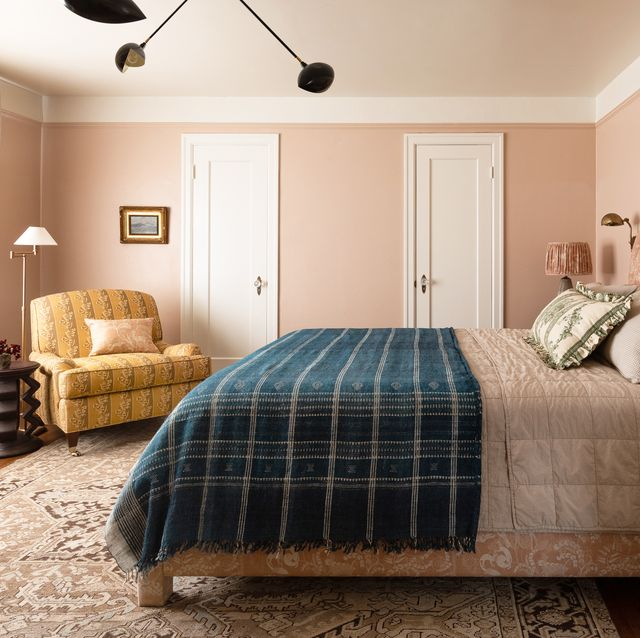
#> input picture homework2_pics/room.jpg, 640 x 638 px, found by its file name
$ python problem3.py
#> lines starting #> are read from the running program, lines starting #| are printed output that depends on the picture
import numpy as np
import cv2 as cv
import matplotlib.pyplot as plt
img1 = cv.imread('homework2_pics/room.jpg')          # queryImage
#> img1 is the input picture: shape (638, 640, 3); mean B, G, R 124.1, 140.7, 160.8
img2 = cv.imread('homework2_pics/room copy.jpg') # trainImage
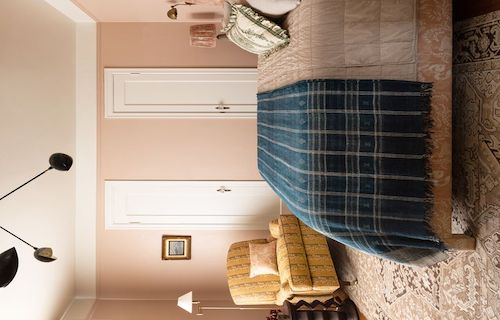
#> input picture homework2_pics/room copy.jpg, 500 x 320 px, found by its file name
#> img2 is the input picture: shape (320, 500, 3); mean B, G, R 124.6, 140.8, 161.2
# Initiate SIFT detector
sift = cv.SIFT_create()
# find the keypoints and descriptors with SIFT
kp1, des1 = sift.detectAndCompute(img1,None)
#> kp1 = 1946 keypoints; strongest (x, y, size): (316, 78, 21.1), (143, 45, 3.2), (127, 56, 16.7), (295, 56, 2)
kp2, des2 = sift.detectAndCompute(img2,None)
#> kp2 = 1040 keypoints; strongest (x, y, size): (61, 162, 13.3), (43, 255, 11.2), (50, 168, 1.8), (12, 255, 8.8)
# BFMatcher with default params
bf = cv.BFMatcher()
matches = bf.knnMatch(des1,des2,k=2)
#> matches = 1946 matches
# Apply ratio test
good = []
for m,n in matches:
    if m.distance < 0.75*n.distance:
        good.append([m])
#> after the loop, good = 302 matches
# cv.drawMatchesKnn expects list of lists as matches.
img3 = cv.drawMatchesKnn(img1,kp1,img2,kp2,good,None,flags=cv.DrawMatchesFlags_NOT_DRAW_SINGLE_POINTS)
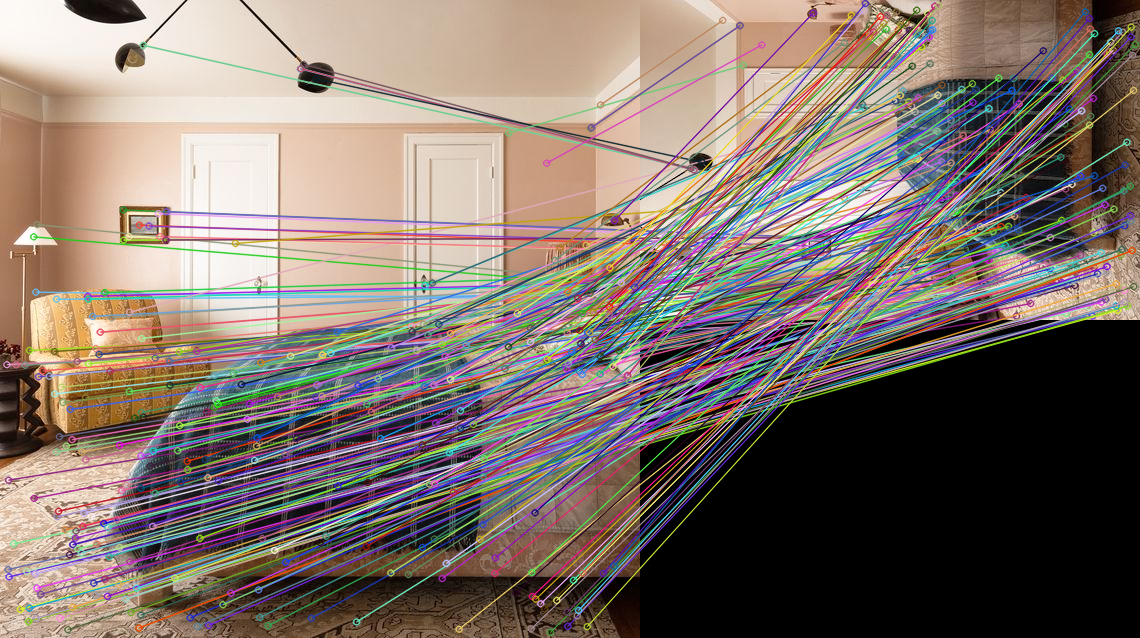
#> img3: shape (638, 1140, 3); mean B, G, R 106.3, 113.9, 127.2
plt.imshow(img3),plt.show()
cv.imwrite('homework2_answers/problem3-sift.png', img3)
print(len(good)) # 302
#| 302


import numpy as np
import cv2 as cv
import matplotlib.pyplot as plt
img1 = cv.imread('homework2_pics/room.jpg')          # queryImage
img2 = cv.imread('homework2_pics/room copy.jpg')  # trainImage
# Initiate ORB detector
orb = cv.ORB_create()
# find the keypoints and descriptors with ORB
kp1, des1 = orb.detectAndCompute(img1, None)
#> kp1 = 500 keypoints; strongest (x, y, size): (130, 234, 31), (130, 215, 31), (157, 234, 31), (143, 44, 31)
kp2, des2 = orb.detectAndCompute(img2, None)
#> kp2 = 486 keypoints; strongest (x, y, size): (34, 250, 31), (35, 248, 31), (52, 257, 31), (49, 165, 31)
# create BFMatcher object
bf = cv.BFMatcher(cv.NORM_HAMMING, crossCheck=True)
# Match descriptors.
matches = bf.match(des1, des2)
#> matches = 152 matches
matches = sorted(matches, key=lambda x: x.distance)

img3 = cv.drawMatches(img1, kp1, img2, kp2,
                      matches, None, flags=cv.DrawMatchesFlags_NOT_DRAW_SINGLE_POINTS)
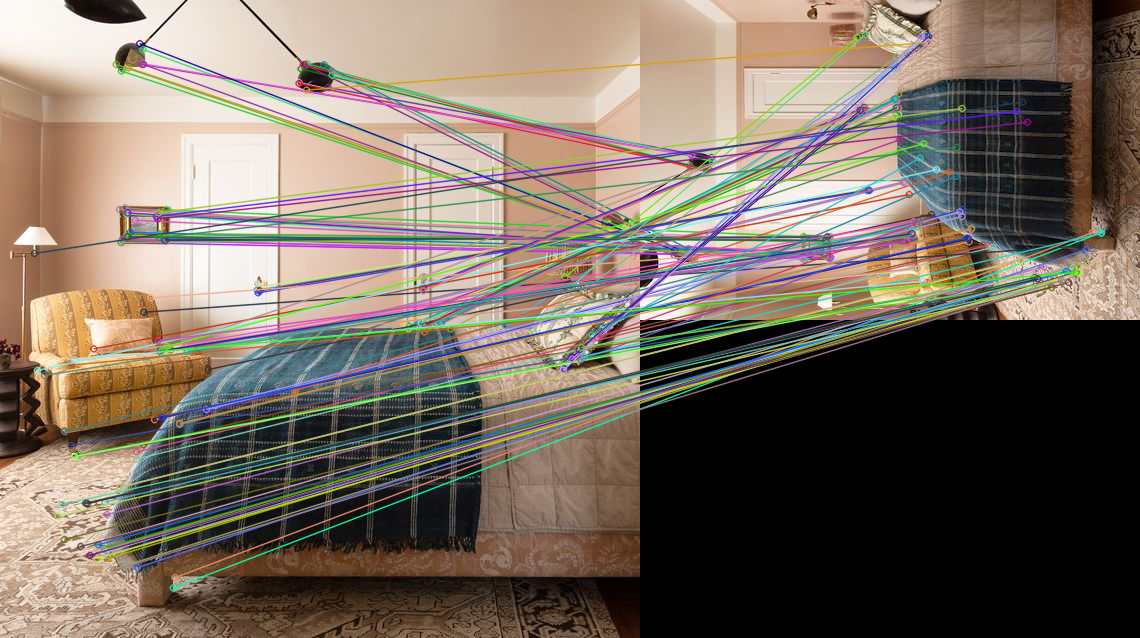
#> img3: shape (638, 1140, 3); mean B, G, R 96.7, 108.3, 120.6
plt.imshow(img3), plt.show()
cv.imwrite('homework2_answers/problem3-orb.png', img3)
print(len(matches))  # 154
#| 152
